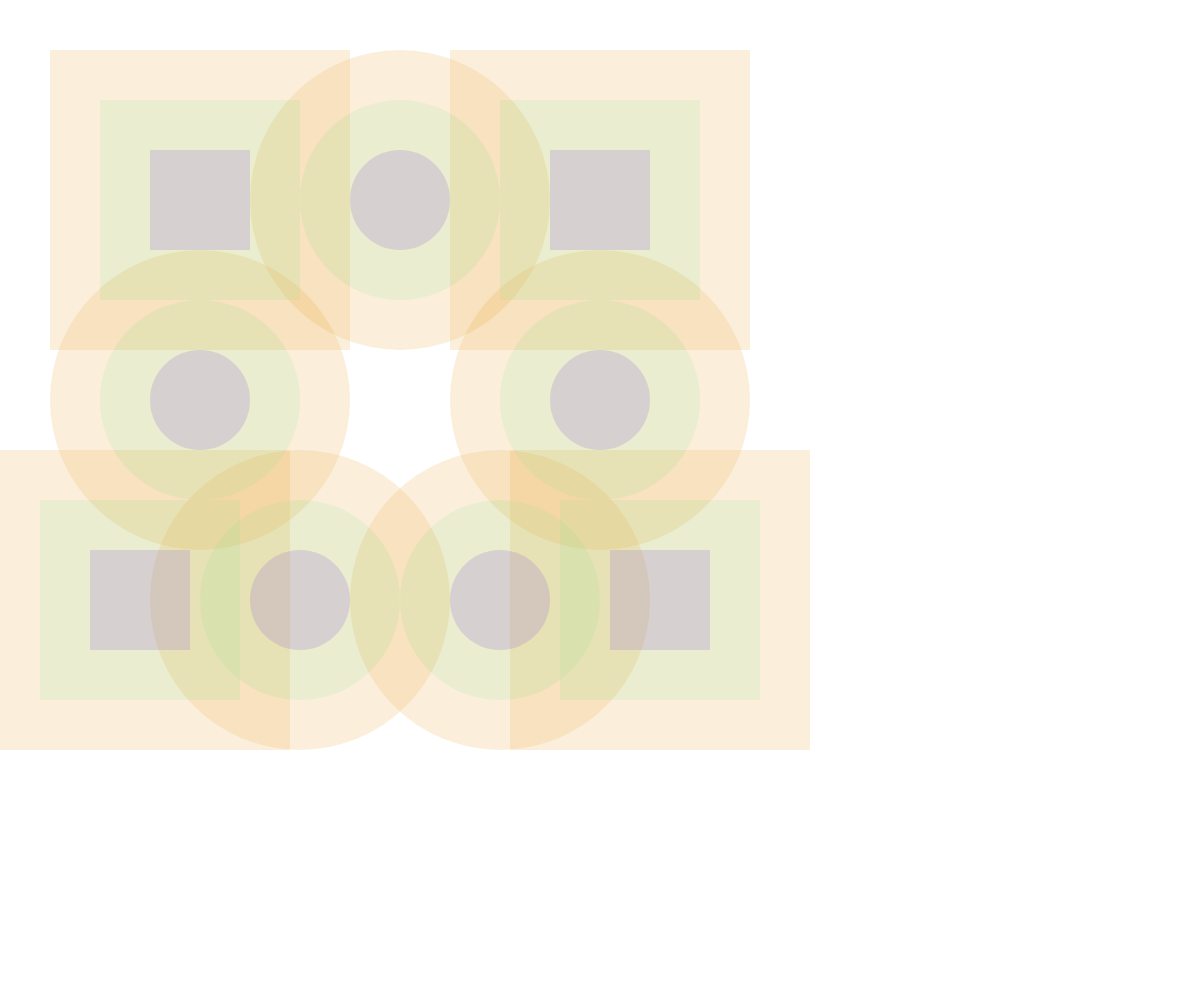
Frame 1 (no input)
Frame 60 (no input): identical to frame 1, image omitted
Frame 120 (the mouse pressed at the canvas centre since frame 60): identical to frame 1, image omitted

The p5.js sketch that drew this single still picture (run headless with seeded random() and noise() and a simulated clock; from frame 60 on, the mouse is pressed at the canvas centre):

// p5.js sketch
// ── sketch.js
var counter = 0;
var speed = 2;

function setup(){
    createCanvas(windowWidth, windowHeight);
    
}

function draw(){
    background(255); 
    fill(255);
   
  
    fill(230,150,35,40);
    noStroke();
    bead (200,200,300);            
    fill(100,20,235,40);
    noStroke();
    bead (200,200,100);
    fill(140,220,135,40);
    noStroke();
    bead (200,200,200);
    
    
}
    
function bead(x,y,size){
    ellipse(x*2,y,size,size);
    ellipse(x,y*2,size,size);
    ellipse(x*1.5,y*3,size,size);
    ellipse(x*2.5,y*3,size,size);
    ellipse(x*3,y*2,size,size);
    rectMode(CENTER);
    rect(x*3,y*1,size,size);
    rect(x,y*1,size,size);
    rect(x*.7,y*3,size,size);
    rect(x*3.3,y*3,size,size);



    
    
    
    
}
